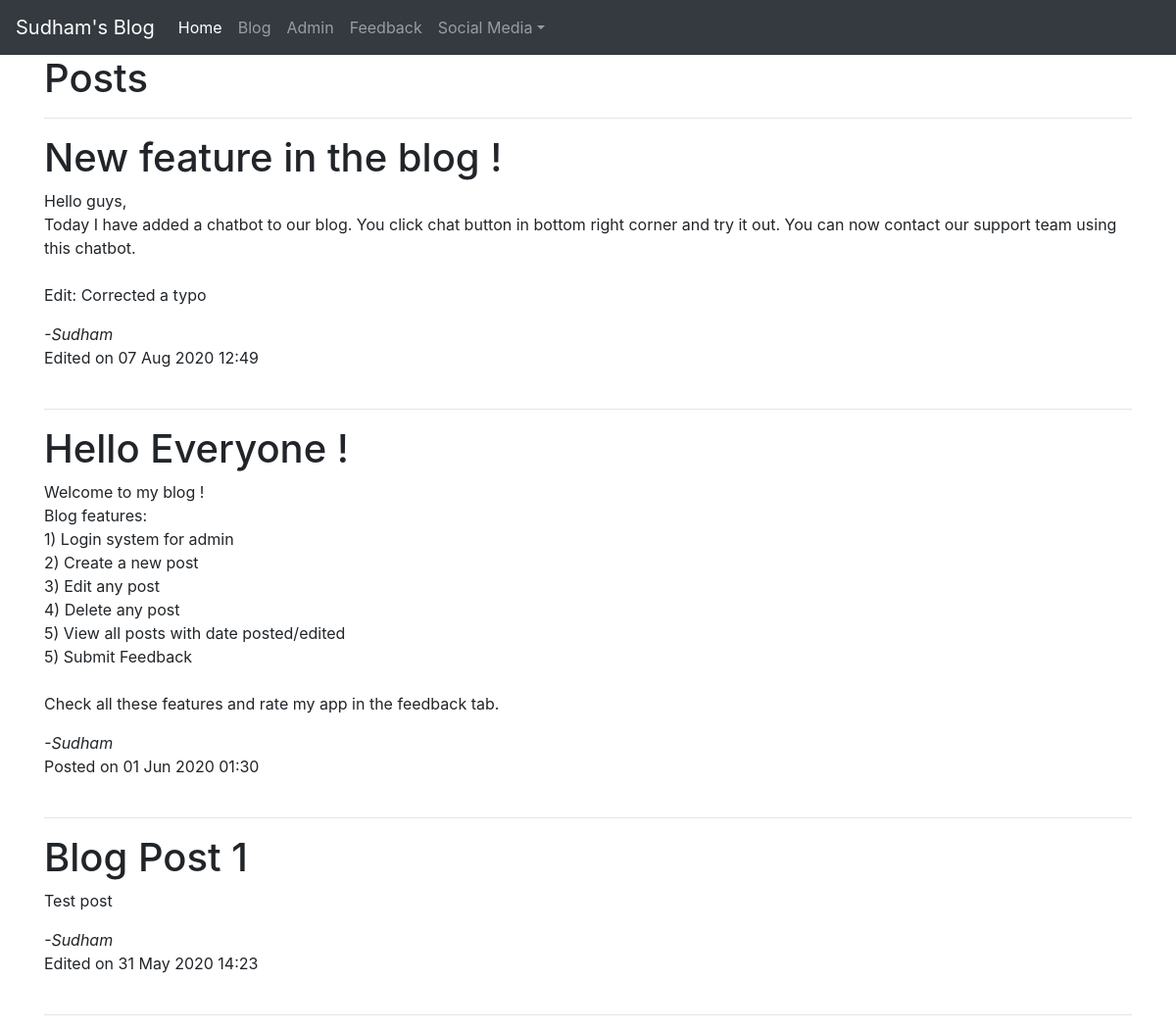
Page /blog on the committed database.
### main.py (models this page shows, shortened)
class Post(db.Model):
	id = db.Column(db.Integer, primary_key=True)
	title = db.Column(db.String(50), nullable=False)
	content = db.Column(db.Text, nullable=False)
	author = db.Column(db.String(20))
	date_time = db.Column(db.DateTime, nullable=True, default=dt.now)
	post_edited = db.Column(db.String, default='Posted')

### main.py (the view)
@app.route('/blog', methods=['GET', 'POST'])
def blog():
	all_posts = Post.query.order_by(Post.date_time.desc())
	return render_template("blog.html", posts=all_posts)

### templates/blog.html (shortened to what this page needs)
{% extends 'base.html'%}
{% block body %}
    <h1>Posts</h1>
<hr>
{% if posts %}
    {% for post in posts %}
    {% if post.title %}
    <h1>{{post.title}} </h1>
    {% else %}
    <h1>Untitled Blog Post</h1>
    {%  endif%}
    <p style="white-space: pre-wrap;">{{ post.content }}</p>
    {% if post.author %}
    <i>-{{ post.author }}</i>
    {% else %}
    <i>-Anonymous</i>
    {%  endif%}
    <br>
    <span>{{ post.post_edited }} on {{ post.date_time.strftime("%d %b %Y %H:%M") }}</span>
    <br><br>
    <hr>
    {% endfor%}
{% else %}
    <h3> No posts found ! </h3>
{% endif%}
{% endblock %}

### templates/base.html (shortened to what this page needs)
<!DOCTYPE html>
<html lang="en">
<head>
	<link rel="stylesheet" href="https://stackpath.bootstrapcdn.com/bootstrap/4.5.0/css/bootstrap.min.css"
> {% block head %} {% endblock %}
</head>
<body>
	<nav class="navbar navbar-expand-md navbar-dark bg-dark">
		<a class="navbar-brand" href="/">Sudham's Blog</a>
        <div class="collapse navbar-collapse" id="navbarsExample04">
            <ul class="navbar-nav mr-auto">
                <li class="nav-item active">
                    <a class="nav-link" href="/">Home <span class="sr-only">(current)</span></a>
                </li>
                <li class="nav-item">
                    <a class="nav-link" href="/blog">Blog</a>
                </li>
                <li class="nav-item">
                    <a class="nav-link" href="/admin">Admin</a>
                </li>
								<li class="nav-item">
                    <a class="nav-link" href="/feedback">Feedback</a>
                </li>
                <li class="nav-item dropdown">
                    <a class="nav-link dropdown-toggle" href="#" id="dropdown04" data-toggle="dropdown" aria-haspopup="true" aria-expanded="false">Social Media</a>
                </li>
            </ul>
        </div>
    </nav>
    <div class="container">
        {% block body %}
        {% endblock %}
    </div>
</body>
</html>

### rows in the picture
Post: title "New feature in the blog !", content "Hello guys, Today I have added a chatbot to our blog. You click chat button in bottom right corner and try it out. You can now contact our support team using this chatbot. Edit: Corrected a typo", author "Sudham", post_edited "Edited", date_time "07 Aug 2020 12:49"
Post: title "Hello Everyone !", content "Welcome to my blog ! Blog features: 1) Login system for admin 2) Create a new post 3) Edit any post 4) Delete any post 5) View all posts with date posted/edited 5) Submit Feedback Check all these features and rate my app in the feedback tab.", author "Sudham", post_edited "Posted", date_time "01 Jun 2020 01:30"
Post: title "Blog Post 1", content "Test post", author "Sudham", post_edited "Edited", date_time "31 May 2020 14:23"
